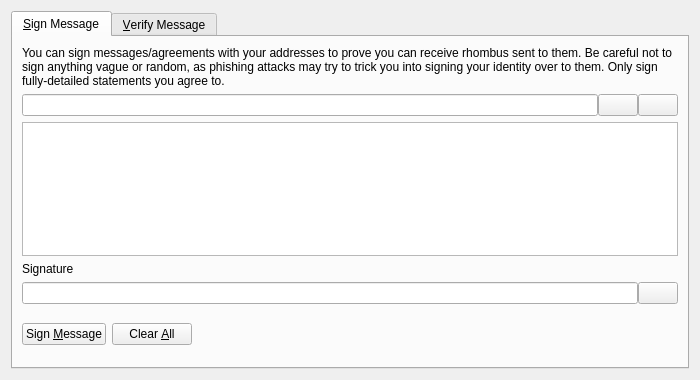
<?xml version="1.0" encoding="UTF-8"?>
<ui version="4.0">
 <class>SignVerifyMessageDialog</class>
 <widget class="QDialog" name="SignVerifyMessageDialog">
  <property name="geometry">
   <rect>
    <x>0</x>
    <y>0</y>
    <width>700</width>
    <height>380</height>
   </rect>
  </property>
  <property name="windowTitle">
   <string>Signatures - Sign / Verify a Message</string>
  </property>
  <property name="modal">
   <bool>true</bool>
  </property>
  <layout class="QVBoxLayout" name="verticalLayout">
   <item>
    <widget class="QTabWidget" name="tabWidget">
     <property name="currentIndex">
      <number>0</number>
     </property>
     <widget class="QWidget" name="tabSignMessage">
      <attribute name="title">
       <string>&amp;Sign Message</string>
      </attribute>
      <layout class="QVBoxLayout" name="verticalLayout_SM">
       <item>
        <widget class="QLabel" name="infoLabel_SM">
         <property name="text">
          <string>You can sign messages/agreements with your addresses to prove you can receive rhombus sent to them. Be careful not to sign anything vague or random, as phishing attacks may try to trick you into signing your identity over to them. Only sign fully-detailed statements you agree to.</string>
         </property>
         <property name="textFormat">
          <enum>Qt::PlainText</enum>
         </property>
         <property name="wordWrap">
          <bool>true</bool>
         </property>
        </widget>
       </item>
       <item>
        <layout class="QHBoxLayout" name="horizontalLayout_1_SM">
         <property name="spacing">
          <number>0</number>
         </property>
         <item>
          <widget class="QValidatedLineEdit" name="addressIn_SM">
           <property name="toolTip">
            <string>The Rhombus address to sign the message with</string>
           </property>
          </widget>
         </item>
         <item>
          <widget class="QPushButton" name="addressBookButton_SM">
           <property name="toolTip">
            <string>Choose previously used address</string>
           </property>
           <property name="text">
            <string/>
           </property>
           <property name="icon">
            <iconset resource="../bitcoin.qrc">
             <normaloff>:/icons/address-book</normaloff>:/icons/address-book</iconset>
           </property>
           <property name="shortcut">
            <string>Alt+A</string>
           </property>
           <property name="autoDefault">
            <bool>false</bool>
           </property>
          </widget>
         </item>
         <item>
          <widget class="QPushButton" name="pasteButton_SM">
           <property name="toolTip">
            <string>Paste address from clipboard</string>
           </property>
           <property name="text">
            <string/>
           </property>
           <property name="icon">
            <iconset resource="../bitcoin.qrc">
             <normaloff>:/icons/editpaste</normaloff>:/icons/editpaste</iconset>
           </property>
           <property name="shortcut">
            <string>Alt+P</string>
           </property>
           <property name="autoDefault">
            <bool>false</bool>
           </property>
          </widget>
         </item>
        </layout>
       </item>
       <item>
        <widget class="QPlainTextEdit" name="messageIn_SM">
         <property name="toolTip">
          <string>Enter the message you want to sign here</string>
         </property>
        </widget>
       </item>
       <item>
        <widget class="QLabel" name="signatureLabel_SM">
         <property name="text">
          <string>Signature</string>
         </property>
         <property name="textFormat">
          <enum>Qt::PlainText</enum>
         </property>
        </widget>
       </item>
       <item>
        <layout class="QHBoxLayout" name="horizontalLayout_2_SM">
         <property name="spacing">
          <number>0</number>
         </property>
         <item>
          <widget class="QLineEdit" name="signatureOut_SM">
           <property name="font">
            <font>
             <italic>true</italic>
            </font>
           </property>
           <property name="readOnly">
            <bool>true</bool>
           </property>
          </widget>
         </item>
         <item>
          <widget class="QPushButton" name="copySignatureButton_SM">
           <property name="toolTip">
            <string>Copy the current signature to the system clipboard</string>
           </property>
           <property name="text">
            <string/>
           </property>
           <property name="icon">
            <iconset resource="../bitcoin.qrc">
             <normaloff>:/icons/editcopy</normaloff>:/icons/editcopy</iconset>
           </property>
           <property name="autoDefault">
            <bool>false</bool>
           </property>
          </widget>
         </item>
        </layout>
       </item>
       <item>
        <layout class="QHBoxLayout" name="horizontalLayout_3_SM">
         <item>
          <widget class="QPushButton" name="signMessageButton_SM">
           <property name="toolTip">
            <string>Sign the message to prove you own this Rhombus address</string>
           </property>
           <property name="text">
            <string>Sign &amp;Message</string>
           </property>
           <property name="icon">
            <iconset resource="../bitcoin.qrc">
             <normaloff>:/icons/edit</normaloff>:/icons/edit</iconset>
           </property>
           <property name="autoDefault">
            <bool>false</bool>
           </property>
          </widget>
         </item>
         <item>
          <widget class="QPushButton" name="clearButton_SM">
           <property name="toolTip">
            <string>Reset all sign message fields</string>
           </property>
           <property name="text">
            <string>Clear &amp;All</string>
           </property>
           <property name="icon">
            <iconset resource="../bitcoin.qrc">
             <normaloff>:/icons/remove</normaloff>:/icons/remove</iconset>
           </property>
           <property name="autoDefault">
            <bool>false</bool>
           </property>
          </widget>
         </item>
         <item>
          <spacer name="horizontalSpacer_1_SM">
           <property name="orientation">
            <enum>Qt::Horizontal</enum>
           </property>
           <property name="sizeHint" stdset="0">
            <size>
             <width>40</width>
             <height>48</height>
            </size>
           </property>
          </spacer>
         </item>
         <item>
          <widget class="QLabel" name="statusLabel_SM">
           <property name="font">
            <font>
             <weight>75</weight>
             <bold>true</bold>
            </font>
           </property>
           <property name="text">
            <string/>
           </property>
           <property name="wordWrap">
            <bool>true</bool>
           </property>
          </widget>
         </item>
         <item>
          <spacer name="horizontalSpacer_2_SM">
           <property name="orientation">
            <enum>Qt::Horizontal</enum>
           </property>
           <property name="sizeHint" stdset="0">
            <size>
             <width>40</width>
             <height>48</height>
            </size>
           </property>
          </spacer>
         </item>
        </layout>
       </item>
      </layout>
     </widget>
     <widget class="QWidget" name="tabVerifyMessage">
      <attribute name="title">
       <string>&amp;Verify Message</string>
      </attribute>
      <layout class="QVBoxLayout" name="verticalLayout_VM">
       <item>
        <widget class="QLabel" name="infoLabel_VM">
         <property name="text">
          <string>Enter the receiver's address, message (ensure you copy line breaks, spaces, tabs, etc. exactly) and signature below to verify the message. Be careful not to read more into the signature than what is in the signed message itself, to avoid being tricked by a man-in-the-middle attack. Note that this only proves the signing party receives with the address, it cannot prove sendership of any transaction!</string>
         </property>
         <property name="textFormat">
          <enum>Qt::PlainText</enum>
         </property>
         <property name="alignment">
          <set>Qt::AlignLeading|Qt::AlignLeft|Qt::AlignTop</set>
         </property>
         <property name="wordWrap">
          <bool>true</bool>
         </property>
        </widget>
       </item>
       <item>
        <layout class="QHBoxLayout" name="horizontalLayout_1_VM">
         <property name="spacing">
          <number>0</number>
         </property>
         <item>
          <widget class="QValidatedLineEdit" name="addressIn_VM">
           <property name="toolTip">
            <string>The Rhombus address the message was signed with</string>
           </property>
          </widget>
         </item>
         <item>
          <widget class="QPushButton" name="addressBookButton_VM">
           <property name="toolTip">
            <string>Choose previously used address</string>
           </property>
           <property name="text">
            <string/>
           </property>
           <property name="icon">
            <iconset resource="../bitcoin.qrc">
             <normaloff>:/icons/address-book</normaloff>:/icons/address-book</iconset>
           </property>
           <property name="shortcut">
            <string>Alt+A</string>
           </property>
           <property name="autoDefault">
            <bool>false</bool>
           </property>
          </widget>
         </item>
        </layout>
       </item>
       <item>
        <widget class="QPlainTextEdit" name="messageIn_VM"/>
       </item>
       <item>
        <widget class="QValidatedLineEdit" name="signatureIn_VM"/>
       </item>
       <item>
        <layout class="QHBoxLayout" name="horizontalLayout_2_VM">
         <item>
          <widget class="QPushButton" name="verifyMessageButton_VM">
           <property name="toolTip">
            <string>Verify the message to ensure it was signed with the specified Rhombus address</string>
           </property>
           <property name="text">
            <string>Verify &amp;Message</string>
           </property>
           <property name="icon">
            <iconset resource="../bitcoin.qrc">
             <normaloff>:/icons/transaction_0</normaloff>:/icons/transaction_0</iconset>
           </property>
           <property name="autoDefault">
            <bool>false</bool>
           </property>
          </widget>
         </item>
         <item>
          <widget class="QPushButton" name="clearButton_VM">
           <property name="toolTip">
            <string>Reset all verify message fields</string>
           </property>
           <property name="text">
            <string>Clear &amp;All</string>
           </property>
           <property name="icon">
            <iconset resource="../bitcoin.qrc">
             <normaloff>:/icons/remove</normaloff>:/icons/remove</iconset>
           </property>
           <property name="autoDefault">
            <bool>false</bool>
           </property>
          </widget>
         </item>
         <item>
          <spacer name="horizontalSpacer_1_VM">
           <property name="orientation">
            <enum>Qt::Horizontal</enum>
           </property>
           <property name="sizeHint" stdset="0">
            <size>
             <width>40</width>
             <height>48</height>
            </size>
           </property>
          </spacer>
         </item>
         <item>
          <widget class="QLabel" name="statusLabel_VM">
           <property name="font">
            <font>
             <weight>75</weight>
             <bold>true</bold>
            </font>
           </property>
           <property name="text">
            <string/>
           </property>
           <property name="wordWrap">
            <bool>true</bool>
           </property>
          </widget>
         </item>
         <item>
          <spacer name="horizontalSpacer_2_VM">
           <property name="orientation">
            <enum>Qt::Horizontal</enum>
           </property>
           <property name="sizeHint" stdset="0">
            <size>
             <width>40</width>
             <height>48</height>
            </size>
           </property>
          </spacer>
         </item>
        </layout>
       </item>
      </layout>
     </widget>
    </widget>
   </item>
  </layout>
 </widget>
 <customwidgets>
  <customwidget>
   <class>QValidatedLineEdit</class>
   <extends>QLineEdit</extends>
   <header>qt/qvalidatedlineedit.h</header>
  </customwidget>
 </customwidgets>
 <resources>
  <include location="../bitcoin.qrc"/>
 </resources>
 <connections/>
</ui>
